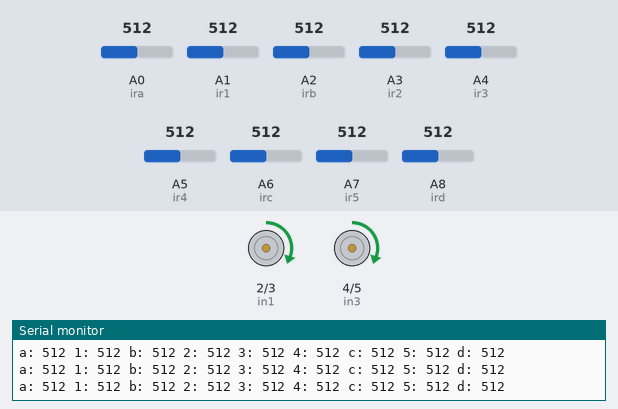
A sketch run on a simulated Arduino Mega 2560, built with avr-gcc and run on an emulated ATmega2560. Parts: motor-driver pin pairs drawn as motors (green arrow = first pin HIGH = forward, orange = second pin HIGH = backward, longer = more drive, scaled by the enable pin), the last lines printed to the serial monitor. The inputs (shaded band) are chosen by the test bench; at power-on: A4 (ir3) = 512, A3 (ir2) = 512, A7 (ir5) = 512, A5 (ir4) = 512, A1 (ir1) = 512, A0 (ira) = 512, A2 (irb) = 512, A6 (irc) = 512, A8 (ird) = 512.

Above: at 1.2 s.
1.3 s: A4 (ir3) set to 486
At 2.5 s:
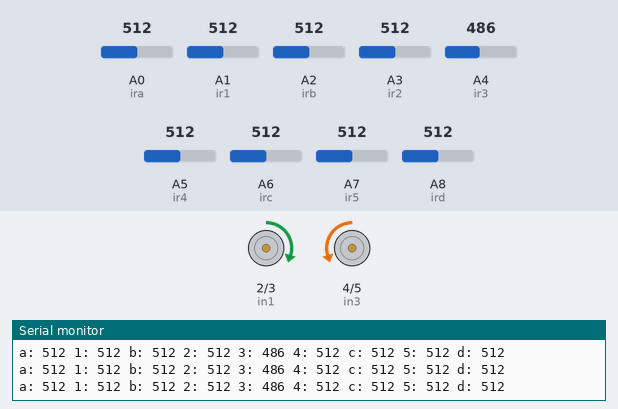
2.8 s: A3 (ir2) set to 485
At 3.44 s:
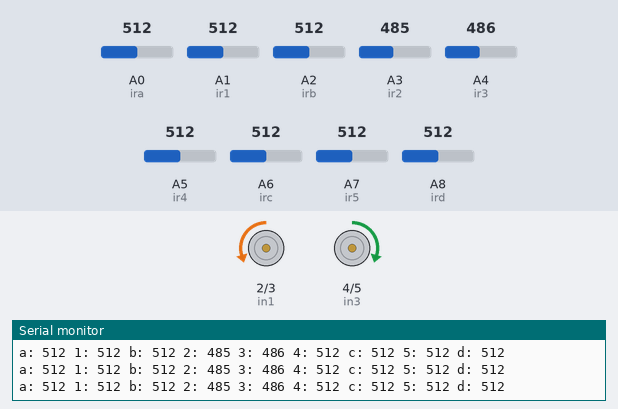
5.8 s: A7 (ir5) set to 489
At 6.01 s:
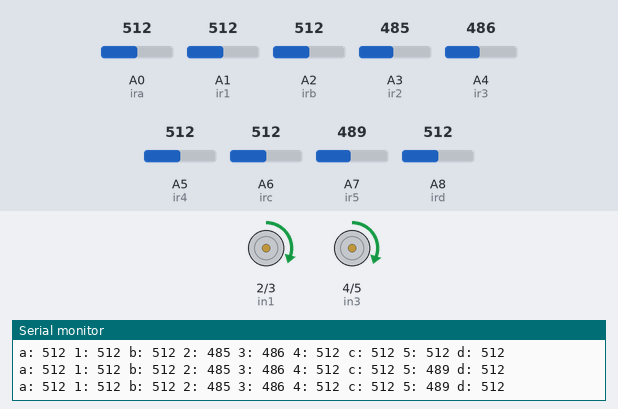
11.8 s: A5 (ir4) set to 306
At 12.38 s:
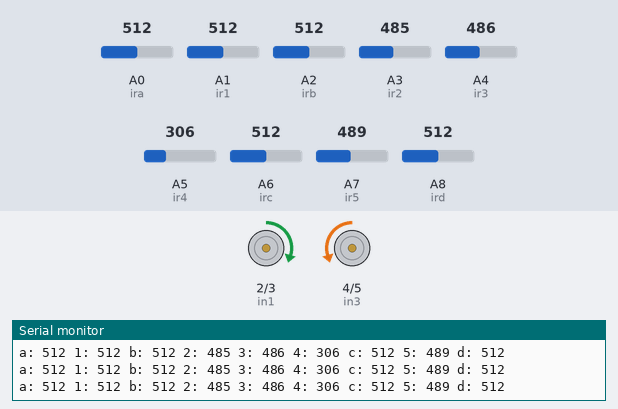
14.8 s: A1 (ir1) set to 306
At 15.7 s:
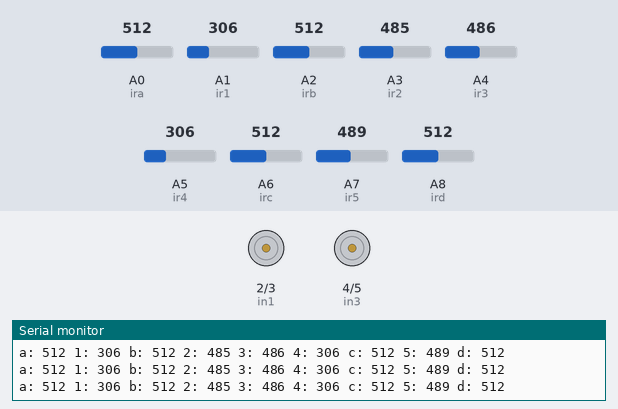
Timing chart, 0 to 17.3 s (numbered marks = the images above; inputs shaded):
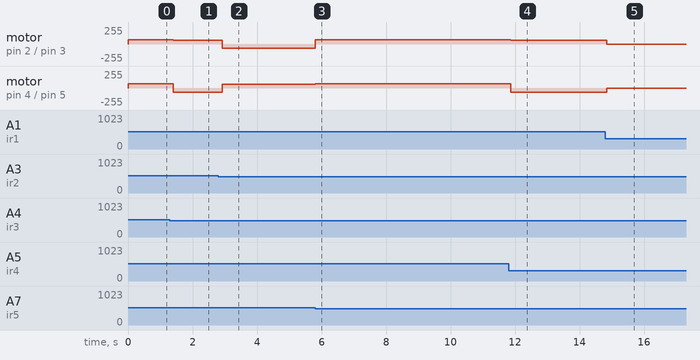

Measured:
- the behaviour switches between 500 and 499 on A4 (ir3) (found by bisection; images 0 and 1)
- the behaviour switches between 500 and 499 on A3 (ir2) (found by bisection; images 1 and 2)
- the behaviour switches between 500 and 499 on A7 (ir5) (found by bisection; images 2 and 3)
- after the input at 1.3 s, motor on pin 2 (in1) / pin 3 (in2): forward 63/255 → forward 60/255 after 0.10 s; motor on pin 4 (in3) / pin 5 (in4): forward 63/255 → backward 60/255 after 0.10 s
- after the input at 2.8 s, motor on pin 2 (in1) / pin 3 (in2): forward 60/255 → backward 60/255 after 0.13 s; motor on pin 4 (in3) / pin 5 (in4): backward 60/255 → forward 60/255 after 0.13 s
- after the input at 5.8 s, motor on pin 2 (in1) / pin 3 (in2): backward 60/255 → forward 61/255 at once; motor on pin 4 (in3) / pin 5 (in4): forward 60/255 → forward 63/255 at once
- after the input at 11.8 s, motor on pin 2 (in1) / pin 3 (in2): forward 61/255 → forward 60/255 after 0.07 s; motor on pin 4 (in3) / pin 5 (in4): forward 63/255 → backward 60/255 after 0.07 s
- after the input at 14.8 s, motor on pin 2 (in1) / pin 3 (in2): forward 60/255 → stopped after 0.05 s; motor on pin 4 (in3) / pin 5 (in4): backward 60/255 → stopped after 0.05 s

The sketch:

line_following.ino
```cpp
int enA = 6;
int enB = 7;
int in1 = 2;
int in2 = 3;
int in3 = 4;
int in4 = 5;
int speed1 = 60;
int speed2 = 61;
int speed3 = 63;

// Sensor connection and settings a 1 b 2 3 4 c 5 d
int ira = A0;
int ir1 = A1;
int irb = A2;
int ir2 = A3;
int ir3 = A4;
int ir4 = A5;
int irc = A6;
int ir5 = A7;
int ird = A8;

int thr = 500; // Threshold

// Sensor values
int irvaluea;
int irvalue1;
int irvalueb;
int irvalue2;
int irvalue3;
int irvalue4;
int irvaluec;
int irvalue5;
int irvalued;

void setup() {
  pinMode(enA, OUTPUT);
  pinMode(enB, OUTPUT);
  pinMode(in1, OUTPUT);
  pinMode(in2, OUTPUT);
  pinMode(in3, OUTPUT);
  pinMode(in4, OUTPUT);

  pinMode(ira, INPUT);
  pinMode(ir1, INPUT);
  pinMode(irb, INPUT);
  pinMode(ir2, INPUT);
  pinMode(ir3, INPUT);
  pinMode(ir4, INPUT);
  pinMode(irc, INPUT);
  pinMode(ir5, INPUT);
  pinMode(ird, INPUT);

  Serial.begin(9600);
}

void loop() {
  followline();
}

void forward() {
  digitalWrite(in1, HIGH);
  digitalWrite(in2, LOW);
  digitalWrite(in3, HIGH);
  digitalWrite(in4, LOW);
  analogWrite(enA, speed3);
  analogWrite(enB, speed3);
}

void forwardright() {
  digitalWrite(in1, HIGH);
  digitalWrite(in2, LOW);
  digitalWrite(in3, HIGH);
  digitalWrite(in4, LOW);
  analogWrite(enA, speed2);
  analogWrite(enB, speed3);
}

void forwardleft() {
  digitalWrite(in1, HIGH);
  digitalWrite(in2, LOW);
  digitalWrite(in3, HIGH);
  digitalWrite(in4, LOW);
  analogWrite(enA, speed3);
  analogWrite(enB, speed2);
}

void stop() {
  analogWrite(enA, 0);
  analogWrite(enB, 0);
  digitalWrite(in1, LOW);
  digitalWrite(in2, LOW);
  digitalWrite(in3, LOW);
  digitalWrite(in4, LOW);
}

void turnright() {
  analogWrite(enA, speed1);
  analogWrite(enB, speed1);
  digitalWrite(in1, LOW);
  digitalWrite(in2, HIGH);
  digitalWrite(in3, HIGH);
  digitalWrite(in4, LOW);
}

void turnleft() {
  analogWrite(enA, speed1);
  analogWrite(enB, speed1);
  digitalWrite(in1, HIGH);
  digitalWrite(in2, LOW);
  digitalWrite(in3, LOW);
  digitalWrite(in4, HIGH);
}

void reverse() {
  digitalWrite(in1, LOW);
  digitalWrite(in2, HIGH);
  digitalWrite(in3, LOW);
  digitalWrite(in4, HIGH);
  analogWrite(enA, speed3);
  analogWrite(enB, speed3);
}

void followline() {
  // Read IR sensor values
  irvaluea = analogRead(ira);
  irvalue1 = analogRead(ir1);
  irvalueb = analogRead(irb);
  irvalue2 = analogRead(ir2);
  irvalue3 = analogRead(ir3);
  irvalue4 = analogRead(ir4);
  irvaluec = analogRead(irc);
  irvalue5 = analogRead(ir5);
  irvalued = analogRead(ird);

  // Debugging output (can be commented out)
  Serial.print("a: "); Serial.print(irvaluea);
  Serial.print(" 1: "); Serial.print(irvalue1);
  Serial.print(" b: "); Serial.print(irvalueb);
  Serial.print(" 2: "); Serial.print(irvalue2);
  Serial.print(" 3: "); Serial.print(irvalue3);
  Serial.print(" 4: "); Serial.print(irvalue4);
  Serial.print(" c: "); Serial.print(irvaluec);
  Serial.print(" 5: "); Serial.print(irvalue5);
  Serial.print(" d: "); Serial.println(irvalued);

  // Control logic based on sensor values
  if (irvalue3 >= thr) {
    if (irvalue2 >= thr && irvalue4 < thr) {
      forwardleft();
      delay(100);
      forward();// Slightly left if both middle and left sensors detect line
    } else if (irvalue4 >= thr && irvalue2 < thr) {
      forwardright();
      delay(100);
      forward();// Slightly right if both middle and right sensors detect line
    } else {
      forward();  // Move forward if only middle sensor detects line
    }
  } else if (irvalue2 >= thr) {
    if (irvalue1 >= thr) {
      turnleft();  // Sharp left if both left sensors detect line
    } else {
      forwardleft();
      forward();// Slightly left if only the left sensor detects line
    }
  } else if (irvalue4 >= thr) {
    if (irvalue5 >= thr) {
      turnright();
      delay(100);
      forward();// Sharp right if both right sensors detect line
    } else {
      forwardright();
      delay(100);
      forward();// Slightly right if only the right sensor detects line
    }
  } else if (irvalue1 >= thr || irvalue5 >= thr) {
    if (irvalue1 >= thr) {
      turnleft();
      delay(100);
      forward();// Sharp left if the outer left sensor detects the line
    } else {
      turnright();
      delay(100);
      forward();// Sharp right if the outer right sensor detects the line
    }
  } else {
    stop();  // Stop if no sensors detect the line
  }
}
```
